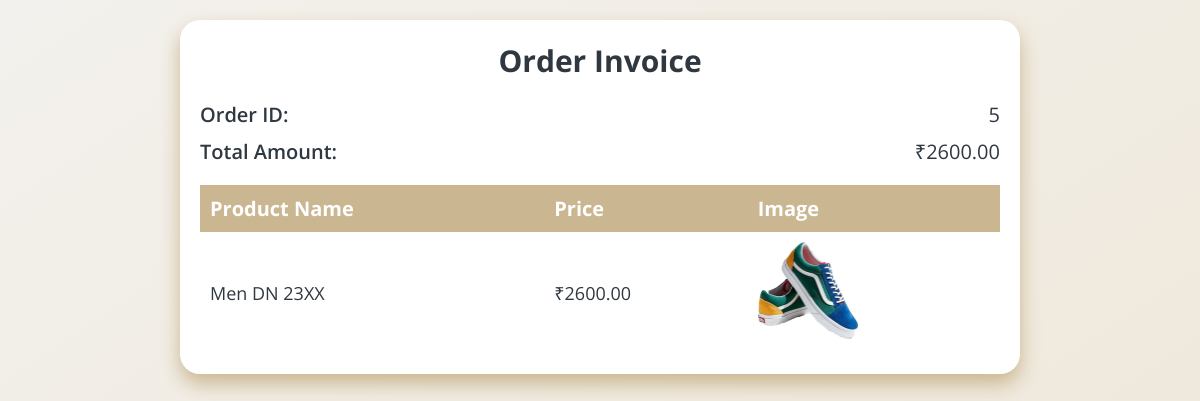
The app's page /Prime_Mart/orders.php?order_id=5 with its own data.
### tables this page shows
CREATE TABLE `orders` (
  `order_id` int(11) NOT NULL,
  `total_price` decimal(10,2) NOT NULL,
  `order_date` timestamp NOT NULL DEFAULT CURRENT_TIMESTAMP
);

CREATE TABLE `order_items` (
  `item_id` int(11) NOT NULL,
  `order_id` int(11) NOT NULL,
  `product_id` int(11) NOT NULL,
  `product_name` varchar(100) NOT NULL,
  `product_price` decimal(10,2) NOT NULL,
  `product_image` varchar(255) NOT NULL
);

### Prime_Mart/orders.php (the view, shortened to what this page needs)
<!DOCTYPE html>
<html>
<head>
    <link rel="stylesheet" type="text/css" href="orders.css">
</head>
<body>
    <div class="invoice-container">
        <h1 class="invoice-heading">Order Invoice</h1>
        <?php
        $conn = mysqli_connect('localhost', 'root', '1234','prime_mart');
        $orderId = $_GET['order_id'];
        $orderQuery = "SELECT * FROM orders WHERE order_id = '$orderId'";
        $orderResult = mysqli_query($conn, $orderQuery);
        $orderRow = mysqli_fetch_assoc($orderResult);
        $totalPrice = $orderRow['total_price'];
        $itemsQuery = "SELECT * FROM order_items WHERE order_id = '$orderId'";
        $itemsResult = mysqli_query($conn, $itemsQuery);
        ?>
        <div class="order-details">
            <div class="detail">
                <span class="label">Order ID:</span>
                <span class="value"><?php echo $orderId; ?></span>
            </div>
            <div class="detail">
                <span class="label">Total Amount:</span>
                <span class="value">₹<?php echo $totalPrice; ?></span>
            </div>
        </div>
        <div class="order-items">
            <table>
                <thead>
                    <tr>
                        <th>Product Name</th>
                        <th>Price</th>
                        <th>Image</th>
                    </tr>
                </thead>
                <tbody>
                    <?php while ($itemRow = mysqli_fetch_assoc($itemsResult)) { ?>
                        <tr>
                            <td><?php echo $itemRow['product_name']; ?></td>
                            <td>₹<?php echo $itemRow['product_price']; ?></td>
                            <td><img src="<?php echo $itemRow['product_image']; ?>" alt="Product Image"></td>
                        </tr>
                    <?php } ?>
                </tbody>
            </table>
        </div>
    </div>
</body>
</html>

### Prime_Mart/orders.css (style rules this page uses)
body { margin: 0; padding: 0; background: linear-gradient(to bottom right, #f3f1ed, #eee6d7); min-height: 100vh; display: flex; flex-direction: column; justify-content: flex-start; align-items: center; font-family: 'Open Sans', sans-serif; }
.invoice-container { width: 80%; max-width: 800px; background-color: #ffffff; border-radius: 20px; box-shadow: 0px 10px 20px #cab791; padding: 20px; margin: 20px auto; }
.invoice-heading { font-size: 30px; font-weight: 700; color: #2F3841; text-align: center; margin-top: 0; margin-bottom: 20px; }
.order-details { margin-bottom: 20px; }
.detail { display: flex; justify-content: space-between; align-items: center; margin-bottom: 10px; }
.label { font-size: 20px; font-weight: 600; color: #2F3841; }
.value { font-size: 20px; font-weight: 400; color: #2F3841; }
.order-items table { width: 100%; border-collapse: collapse; margin-top: 20px; }
.order-items th, .order-items td { padding: 10px; text-align: left; }
.order-items th { font-size: 20px; font-weight: 700; color: #2F3841; background-color: #cab791; color: #ffffff; }
.order-items td { font-size: 18px; font-weight: 400; color: #2F3841; }
.order-items img { max-width: 100px; max-height: 100px; }

### records on screen
orders: total_price "2600.00"
order_items: product_name "Men DN 23XX", product_price "2600.00", product_image (picture)

### other values on screen
$orderId "5"
